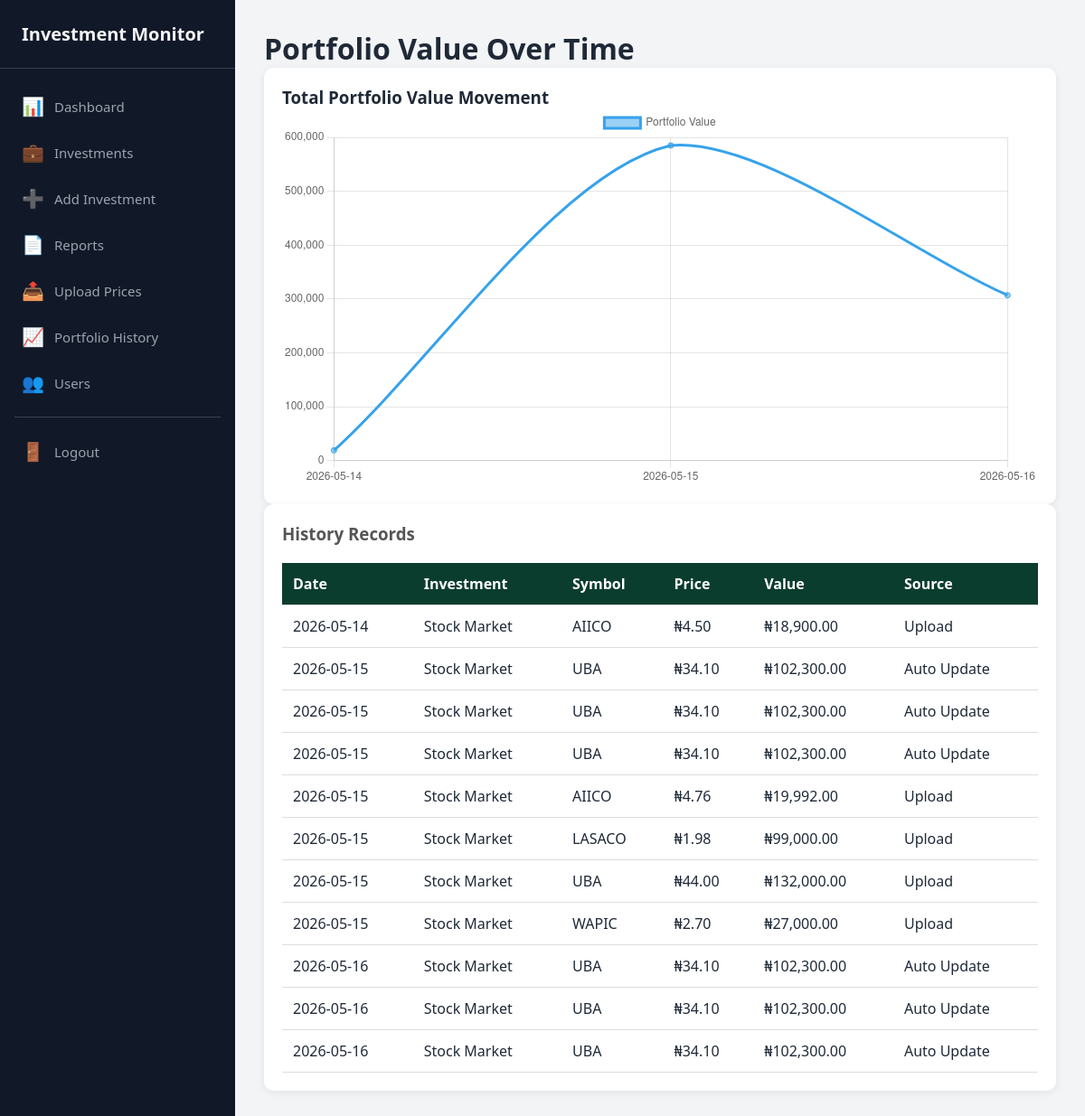
Page /reports/portfolio-history (signed in) on the committed database.
### models.py (models this page shows, shortened)
class PriceHistory(db.Model):
    __tablename__ = "price_history"
    id = db.Column(db.Integer, primary_key=True)
    investment_id = db.Column(
        db.Integer,
        db.ForeignKey("investments.id"),
        nullable=False
    )
    symbol = db.Column(db.String(30), nullable=False)
    price = db.Column(db.Float, nullable=False)
    value = db.Column(db.Float, nullable=False)
    recorded_date = db.Column(db.Date, nullable=False)
    source = db.Column(db.String(100), default="Upload")
    created_at = db.Column(db.DateTime, default=datetime.utcnow)

class Investment(db.Model):
    __tablename__ = "investments"
    id = db.Column(db.Integer, primary_key=True)
    user_id = db.Column(db.Integer, db.ForeignKey("users.id"), nullable=False)
    investment_name = db.Column(db.String(150), nullable=False)
    investment_type = db.Column(db.String(50), nullable=False)
    sector = db.Column(db.String(100), nullable=True)
    symbol = db.Column(db.String(30), nullable=True)
    institution = db.Column(db.String(150), nullable=True)
    purchase_date = db.Column(db.Date, nullable=False)
    maturity_date = db.Column(db.Date, nullable=True)
    units = db.Column(db.Float, default=0)
    purchase_price = db.Column(db.Float, default=0)
    current_price = db.Column(db.Float, default=0)
    principal_amount = db.Column(db.Float, nullable=False, default=0)
    current_value = db.Column(db.Float, nullable=False, default=0)
    interest_rate = db.Column(db.Float, default=0)
    coupon_frequency = db.Column(db.String(50), nullable=True)
    dividends_received = db.Column(db.Float, default=0)
    interest_received = db.Column(db.Float, default=0)
    last_price_update = db.Column(db.DateTime, nullable=True)
    notes = db.Column(db.Text, nullable=True)
    created_at = db.Column(db.DateTime, default=datetime.utcnow)
    dividends = db.relationship(
        "DividendHistory",
        backref="investment",
        lazy=True,
        cascade="all, delete-orphan"
    )
    coupons = db.relationship(
        "CouponSchedule",
        backref="investment",
        lazy=True,
        cascade="all, delete-orphan"
    )
    bond_yields = db.relationship(
        "BondYieldHistory",
        backref="investment",
        lazy=True,
        cascade="all, delete-orphan"
    )
    price_history = db.relationship(
        "PriceHistory",
        backref="investment",
        lazy=True,
        cascade="all, delete-orphan"
    )

### reports/routes.py (the view)
@reports_bp.route("/portfolio-history")
@login_required
def portfolio_history():
    query = PriceHistory.query.join(Investment)
    if current_user.role not in ["admin", "superadmin"]:
        query = query.filter(Investment.user_id == current_user.id)
    histories = query.order_by(PriceHistory.recorded_date.asc()).all()
    portfolio_by_date = {}
    for item in histories:
        date_key = item.recorded_date.strftime("%Y-%m-%d")
        portfolio_by_date[date_key] = portfolio_by_date.get(date_key, 0) + (item.value or 0)
    labels = list(portfolio_by_date.keys())
    values = list(portfolio_by_date.values())
    return render_template(
        "reports/portfolio_history.html",
        histories=histories,
        labels=labels,
        values=values
    )

### models.py (called while the page is built)
@login_manager.user_loader
def load_user(user_id):
    return User.query.get(int(user_id))

### templates/reports/portfolio_history.html (shortened to what this page needs)
{% extends "base.html" %}
{% block content %}
<h1>Portfolio Value Over Time</h1>
<div class="chart-box">
    <h3>Total Portfolio Value Movement</h3>
    <canvas id="portfolioHistoryChart"></canvas>
</div>
<div class="card">
    <h3>History Records</h3>
    <table>
        <thead>
            <tr>
                <th>Date</th>
                <th>Investment</th>
                <th>Symbol</th>
                <th>Price</th>
                <th>Value</th>
                <th>Source</th>
            </tr>
        </thead>
        <tbody>
            {% for item in histories %}
            <tr>
                <td>{{ item.recorded_date }}</td>
                <td>{{ item.investment.investment_name }}</td>
                <td>{{ item.symbol }}</td>
                <td>₦{{ "{:,.2f}".format(item.price) }}</td>
                <td>₦{{ "{:,.2f}".format(item.value) }}</td>
                <td>{{ item.source }}</td>
            </tr>
            {% else %}
            <tr>
                <td colspan="6">No portfolio history available yet.</td>
            </tr>
            {% endfor %}
        </tbody>
    </table>
</div>
<script>
const labels = {{ labels|tojson }};
const values = {{ values|tojson }};
new Chart(document.getElementById("portfolioHistoryChart"), {
    type: "line",
    data: {
        labels: labels,
        datasets: [{
            label: "Portfolio Value",
            data: values,
            tension: 0.3
        }]
    },
    options: {
        responsive: true,
        plugins: {
            legend: {
                display: true
            }
        },
        scales: {
            y: {
                beginAtZero: false
            }
        }
    }
});
</script>
{% endblock %}

### static/css/style.css (style rules this page uses)
* { box-sizing: border-box; }
body { margin: 0; font-family: Arial, sans-serif; background: #f4f6f8; color: #222; }
*, *::before, *::after { box-sizing: border-box; margin: 0; padding: 0; }
html, body { height: 100%; font-family: 'Segoe UI', system-ui, -apple-system, sans-serif; background-color: #f3f4f6; color: #1f2937; }
.card, .detail-card, .chart-box { background: #fff; border-radius: 10px; padding: 20px; box-shadow: 0 2px 8px rgba(0,0,0,0.08); }
.card h3 { margin-top: 0; color: #555; }
table { width: 100%; border-collapse: collapse; background: #fff; margin-top: 20px; }
table th, table td { padding: 12px; border-bottom: 1px solid #ddd; text-align: left; }
table th { background: #0b3d2e; color: #fff; }
.card { margin-bottom: 25px; }

### rows in the picture
PriceHistory: recorded_date "2026-05-14", investment.investment_name "Stock Market", symbol "AIICO", price "4.50", value "18,900.00", source "Upload"
PriceHistory: recorded_date "2026-05-15", investment.investment_name "Stock Market", symbol "UBA", price "34.10", value "102,300.00", source "Auto Update"
PriceHistory: recorded_date "2026-05-15", investment.investment_name "Stock Market", symbol "UBA", price "34.10", value "102,300.00", source "Auto Update"
PriceHistory: recorded_date "2026-05-15", investment.investment_name "Stock Market", symbol "UBA", price "34.10", value "102,300.00", source "Auto Update"
PriceHistory: recorded_date "2026-05-15", investment.investment_name "Stock Market", symbol "AIICO", price "4.76", value "19,992.00", source "Upload"
PriceHistory: recorded_date "2026-05-15", investment.investment_name "Stock Market", symbol "LASACO", price "1.98", value "99,000.00", source "Upload"
PriceHistory: recorded_date "2026-05-15", investment.investment_name "Stock Market", symbol "UBA", price "44.00", value "132,000.00", source "Upload"
PriceHistory: recorded_date "2026-05-15", investment.investment_name "Stock Market", symbol "WAPIC", price "2.70", value "27,000.00", source "Upload"
PriceHistory: recorded_date "2026-05-16", investment.investment_name "Stock Market", symbol "UBA", price "34.10", value "102,300.00", source "Auto Update"
PriceHistory: recorded_date "2026-05-16", investment.investment_name "Stock Market", symbol "UBA", price "34.10", value "102,300.00", source "Auto Update"
PriceHistory: recorded_date "2026-05-16", investment.investment_name "Stock Market", symbol "UBA", price "34.10", value "102,300.00", source "Auto Update"

### other values in the picture
chart data {{ labels|tojson }} ["2026-05-14", "2026-05-15", "2026-05-16"]
chart data {{ values|tojson }} [18900.0, 584892.0, 306900.0]
